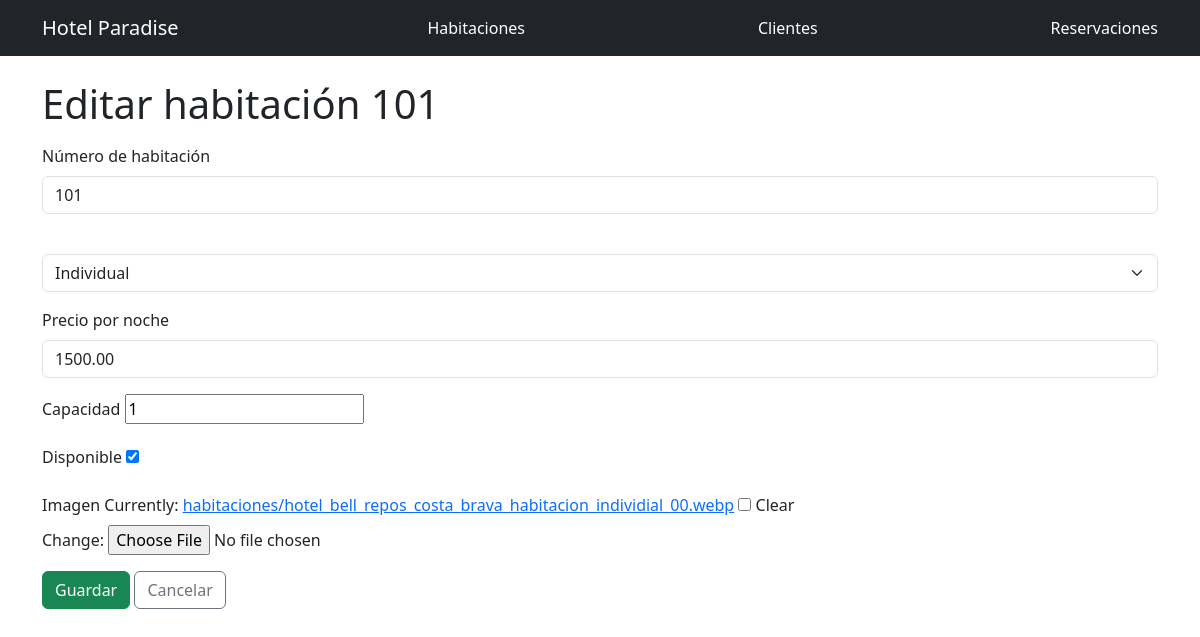
/habitaciones/1/editar/, run on the app's committed database.
### habitaciones/models.py (models this page shows, shortened)
class Habitacion(models.Model):
    TIPOS = [
        ('individual', 'Individual'),
        ('doble', 'Doble'),
        ('suite', 'Suite'),
        ('presidencial', 'Presidencial'),
    ]
    numero = models.IntegerField(unique=True)
    tipo =  models.CharField((""), max_length=20, choices=TIPOS)
    precioxnoche = models.DecimalField(max_digits=  15, decimal_places=2)
    capacidad = models.IntegerField()
    disponible = models.BooleanField(default= True)
    imagen = models.ImageField(upload_to='habitaciones/', blank=True, null=True)

### habitaciones/views.py (the view)
# urls.py: path('<int:pk>/editar/', views.editar_habitacion, name='editar'),
def editar_habitacion(request, pk):
    habitacion = get_object_or_404(Habitacion, pk=pk)
    if request.method == 'POST':
        form = HabitacionForm(request.POST, request.FILES, instance=habitacion)
        if form.is_valid():
            form.save()
            messages.success(request, 'Habitación actualizada correctamente.')
            return redirect('habitaciones:lista')
    else:
        form = HabitacionForm(instance=habitacion)
    return render(request, 'habitaciones/form.html',
                  {'form': form, 'titulo': f'Editar habitación {habitacion.numero}'})

### habitaciones/forms.py (shortened to what this page needs)
class HabitacionForm(forms.ModelForm):
    class Meta:
        model = Habitacion
        fields = ['numero', 'tipo', 'precioxnoche', 'capacidad', 'disponible', 'imagen']
        labels = {
            'numero': 'Número de habitación',
            'precioxnoche': 'Precio por noche',
        }
        widgets = {
            'numero': forms.NumberInput(attrs={'class': 'form-control'}),
            'tipo': forms.Select(attrs={'class': 'form-select'}),
            'precioxnoche': forms.NumberInput(attrs={'class': 'form-control', 'step': '0.01'}),
        }

### habitaciones/templates/habitaciones/form.html (shortened to what this page needs)
{% extends 'base.html' %}
{% block content %}
<h1>{{ titulo }}</h1>
<form method="post" enctype="multipart/form-data" class="mt-3">
    {% for campo in form %}
        <div class="mb-3">
            <label for="{{ campo.id_for_label }}" class="form-label">{{ campo.label }}</label>
            {{ campo }}
        </div>
    {% endfor %}
    <button type="submit" class="btn btn-success">Guardar</button>
    <a href="{% url 'habitaciones:lista' %}" class="btn btn-outline-secondary">Cancelar</a>
</form>
{% endblock %}

### data on the page
Habitacion: form "101" "Individual" "1500.00" "1" "☑"

### other printed values
{{ titulo }} "Editar habitación 101"
{{ campo.label }} "Número de habitación" "Precio por noche" "Capacidad" "Disponible" "Imagen"
